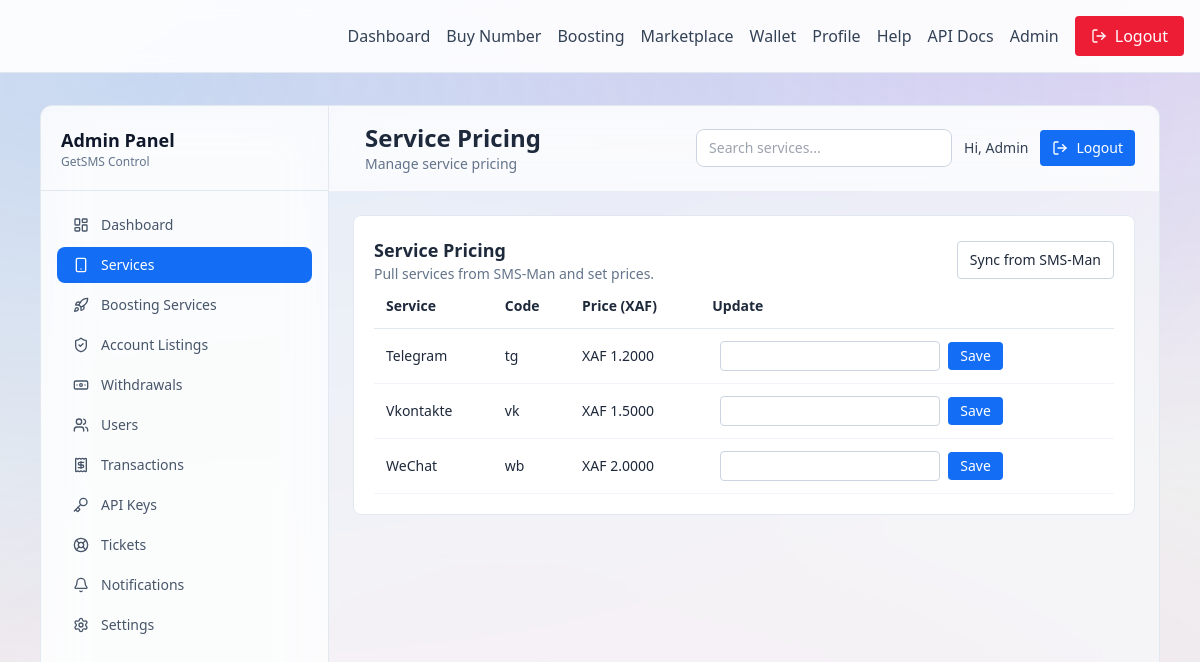
Page /public/admin/services (signed in) on the committed database.
### tables this page shows
CREATE TABLE IF NOT EXISTS users (
    id INT AUTO_INCREMENT PRIMARY KEY,
    name VARCHAR(120) NOT NULL,
    email VARCHAR(180) NOT NULL UNIQUE,
    phone_number VARCHAR(40) NULL,
    country VARCHAR(120) NULL,
    password_hash VARCHAR(255) NOT NULL,
    role ENUM('user','admin') DEFAULT 'user',
    balance DECIMAL(12,2) DEFAULT 0,
    balance_topup DECIMAL(12,2) DEFAULT 0,
    balance_earnings DECIMAL(12,2) DEFAULT 0,
    store_slug VARCHAR(120) NULL UNIQUE,
    store_name VARCHAR(160) NULL,
    store_tagline VARCHAR(220) NULL,
    store_description TEXT NULL,
    profile_image VARCHAR(255) NULL,
    referral_code VARCHAR(24) NULL UNIQUE,
    referred_by INT NULL,
    first_deposit_at DATETIME NULL,
    referral_rewarded TINYINT(1) NOT NULL DEFAULT 0,
    active TINYINT(1) DEFAULT 1,
    created_at TIMESTAMP DEFAULT CURRENT_TIMESTAMP
);

CREATE TABLE IF NOT EXISTS services (
    id INT AUTO_INCREMENT PRIMARY KEY,
    smsman_application_id INT NOT NULL,
    name VARCHAR(120) NOT NULL,
    code VARCHAR(20) NOT NULL,
    price DECIMAL(10,2) NOT NULL DEFAULT 0.00,
    active TINYINT(1) NOT NULL DEFAULT 1,
    UNIQUE KEY uniq_smsman_app (smsman_application_id)
);

### app/helpers.php (called while the page is built, shortened)
<?php
function app_config(): array
{
    static $config = null;
    if (!$config) {
        $config = require __DIR__ . '/config.php';
    }
    return $config;
}
function render(string $view, array $data = []): void
{
    extract($data);
    $config = app_config();
    require __DIR__ . '/views/layout.php';
}
function ensure_public_base_url(string $baseUrl): string
{
    $baseUrl = rtrim($baseUrl, '/');
    return $baseUrl;
}
function url(string $path = ''): string
{
    $config = app_config();
    $base = ensure_public_base_url($config['app']['base_url']);
    $path = ltrim($path, '/');
    return $base . '/' . $path;
}
function current_path(): string
{
    $path = parse_url($_SERVER['REQUEST_URI'], PHP_URL_PATH) ?? '/';
    $basePath = rtrim(dirname($_SERVER['SCRIPT_NAME']), '/');
    if ($basePath && str_starts_with($path, $basePath)) {
        $path = substr($path, strlen($basePath));
    }
    return $path === '' ? '/' : $path;
}
function current_user(): ?array
{
    return $_SESSION['user'] ?? null;
}
function require_auth(): void
{
    $user = current_user();
    $stmt = db()->prepare('SELECT * FROM users WHERE id = ? LIMIT 1');
    $stmt->execute([$user['id']]);
}
function setting(string $name, ?string $default = null): ?string
{
    $stmt = db()->prepare('SELECT value FROM settings WHERE name = ? LIMIT 1');
    $stmt->execute([$name]);
    $row = $stmt->fetch();
    if (!$row) {
        return $default;
    }
    return $row['value'] ?? $default;
}
function convert_usd_to_xaf(float $amount): float
{
    $rateRaw = setting('usd_to_xaf_rate', '1');
    $rate = is_numeric($rateRaw) ? (float)$rateRaw : 1.0;
    return $amount * $rate;
}
function format_xaf(float $amount, int $decimals = 2): string
{
    return number_format(convert_usd_to_xaf($amount), $decimals);
}

### app/controllers/AdminController.php (called while the page is built, shortened)
<?php
class AdminController
{
    private ServiceRepository $services;
    private SettingsRepository $settings;
    public function __construct()
    {
        $this->services = new ServiceRepository();
        $this->settings = new SettingsRepository();
    }
    public function services(): void
    {
        $perPage = 20;
        $page = max(1, (int)($_GET['page'] ?? 1));
        $totalServices = $this->services->countActive();
        $totalPages = max(1, (int)ceil($totalServices / $perPage));
        $offset = ($page - 1) * $perPage;
        $services = $this->services->paginateActive($perPage, $offset);
        $logo = $this->settings->get('logo_path');
        render('admin/services', [
            'title' => 'Manage Services',
            'services' => $services,
            'logo' => $logo,
            'currentPage' => $page,
            'totalPages' => $totalPages,
            'totalServices' => $totalServices,
            'perPage' => $perPage,
        ]);
    }
    private function syncServicesInternal(): ?int
    {
        $config = app_config();
            $client = new SmsManClient($config['smsman']);
            $apps = $client->getApplications(true);
        if (isset($apps['success']) && $apps['success'] === false) {
            return null;
        }
        $priceMap = [];
        $count = $this->services->upsertFromSmsMan($apps, $priceMap);
        $this->settings->set('smsman_services_last_sync', date('c'));
        return $count;
    }
}

### app/db.php (called while the page is built)
<?php
function db(): PDO
{
    static $pdo = null;
    if ($pdo) {
        return $pdo;
    }
    $config = require __DIR__ . '/config.php';
    $db = $config['db'];
    $dsn = sprintf('mysql:host=%s;dbname=%s;charset=%s', $db['host'], $db['name'], $db['charset']);
    $pdo = new PDO($dsn, $db['user'], $db['pass'], [
        PDO::ATTR_ERRMODE => PDO::ERRMODE_EXCEPTION,
        PDO::ATTR_DEFAULT_FETCH_MODE => PDO::FETCH_ASSOC,
    ]);
    return $pdo;
}

### app/repositories/ServiceRepository.php (called while the page is built, shortened)
<?php
class ServiceRepository
{
    public function paginateActive(int $limit, int $offset): array
    {
        $stmt = db()->prepare('SELECT * FROM services WHERE active = 1 AND price > 0 ORDER BY name LIMIT ? OFFSET ?');
        $stmt->bindValue(1, $limit, PDO::PARAM_INT);
        $stmt->bindValue(2, $offset, PDO::PARAM_INT);
        $stmt->execute();
        return $stmt->fetchAll();
    }
}

### app/views/admin/services.php (the view, shortened to what this page needs)
<?php
$sidebarItems = [
    ['label' => 'Dashboard', 'href' => '/admin', 'icon' => 'layout-dashboard'],
    ['label' => 'Services', 'href' => '/admin/services', 'icon' => 'smartphone'],
    ['label' => 'Boosting Services', 'href' => '/admin/boosting-services', 'icon' => 'rocket'],
    ['label' => 'Account Listings', 'href' => '/admin/account-listings', 'icon' => 'shield-check'],
    ['label' => 'Withdrawals', 'href' => '/admin/withdrawals', 'icon' => 'banknote'],
    ['label' => 'Users', 'href' => '/admin/users', 'icon' => 'users'],
    ['label' => 'Transactions', 'href' => '/admin/transactions', 'icon' => 'receipt'],
    ['label' => 'API Keys', 'href' => '/admin/api-keys', 'icon' => 'key'],
    ['label' => 'Tickets', 'href' => '/admin/tickets', 'icon' => 'life-buoy'],
    ['label' => 'Notifications', 'href' => '/admin/notifications', 'icon' => 'bell'],
    ['label' => 'Settings', 'href' => '/admin/settings', 'icon' => 'settings'],
];
$currentPath = current_path();
?>
<div class="flex h-screen bg-slate-50/60 border border-slate-200 rounded-xl overflow-hidden backdrop-blur-xl">
    <aside id="adminSidebar" class="hidden md:flex w-72 bg-white/60 border-r border-slate-200 flex-col h-screen overflow-y-auto fixed md:static inset-y-0 left-0 z-40 backdrop-blur-xl">
        <div class="p-5 border-b border-slate-200 flex items-center justify-between">
            <div>
                <p class="text-lg font-semibold text-slate-900">Admin Panel</p>
                <p class="text-xs text-slate-500">GetSMS Control</p>
            </div>
        </div>
        <nav class="flex-1 p-4 space-y-1 overflow-y-auto">
            <?php foreach ($sidebarItems as $item): ?>
                <?php $isActive = $currentPath === $item['href']; ?>
                <a href="<?= url($item['href']) ?>" class="flex items-center space-x-3 px-4 py-2 rounded-lg text-sm font-medium <?= $isActive ? 'bg-primary text-white' : 'text-slate-600 hover:bg-slate-100' ?>">
                    <i data-lucide="<?= htmlspecialchars($item['icon']) ?>" class="w-4 h-4"></i>
                    <span><?= htmlspecialchars($item['label']) ?></span>
                </a>
            <?php endforeach; ?>
        </nav>
    </aside>
    <div class="flex-1 min-h-0 overflow-y-auto">
        <div class="bg-white/60 border-b border-white/30 px-6 py-4 flex flex-col lg:flex-row lg:items-center lg:justify-between gap-4 sticky top-0 z-10 backdrop-blur-xl">
            <div class="flex items-center space-x-3">
                <div>
                    <h2 class="text-2xl font-semibold">Service Pricing</h2>
                    <p class="text-sm text-slate-500">Manage service pricing</p>
                </div>
            </div>
            <div class="flex flex-col sm:flex-row sm:items-center gap-3">
                <div class="relative">
                    <input type="text" placeholder="Search services..." class="w-64 border border-slate-300 rounded-lg px-3 py-2 text-sm">
                </div>
                <div class="flex items-center space-x-3">
                    <span class="text-sm text-slate-700">Hi, <?= htmlspecialchars(current_user()['name']) ?></span>
                    <form method="post" action="<?= url('/logout') ?>">
                        <button class="bg-primary text-white px-3 py-2 rounded text-sm flex items-center space-x-2">
                            <i data-lucide="log-out" class="w-4 h-4"></i>
                            <span>Logout</span>
                        </button>
                    </form>
                </div>
            </div>
        </div>
        <div class="p-6">
            <section class="bg-white border border-slate-200 rounded-lg p-5">
                <div class="flex items-center justify-between">
                    <div>
                        <h3 class="text-lg font-semibold">Service Pricing</h3>
                        <p class="text-sm text-slate-500">Pull services from SMS-Man and set prices.</p>
                    </div>
                    <form method="post" action="<?= url('/admin/services/sync') ?>">
                        <button class="border border-slate-300 px-3 py-2 rounded text-sm">Sync from SMS-Man</button>
                    </form>
                </div>
                <div class="overflow-x-auto">
                    <table class="w-full text-sm">
                        <thead>
                            <tr class="text-left border-b border-slate-200">
                                <th class="p-3">Service</th>
                                <th class="p-3">Code</th>
                                <th class="p-3">Price (XAF)</th>
                                <th class="p-3">Update</th>
                            </tr>
                        </thead>
                        <tbody>
                            <?php if (!empty($services)): ?>
                                <?php foreach ($services as $service): ?>
                                    <tr class="border-b border-slate-100">
                                        <td class="p-3"><?= htmlspecialchars($service['name']) ?></td>
                                        <td class="p-3"><?= htmlspecialchars($service['code']) ?></td>
                                        <td class="p-3">XAF <?= format_xaf((float)$service['price'], 4) ?></td>
                                        <td class="p-3">
                                            <form method="post" action="<?= url('/admin/price') ?>" class="flex items-center space-x-2">
                                                <input name="price" type="number" step="0.01" class="border border-slate-300 rounded px-2 py-1" required>
                                                <button class="bg-primary text-white px-3 py-1 rounded">Save</button>
                                            </form>
                                        </td>
                                    </tr>
                                <?php endforeach; ?>
                            <?php else: ?>
                                <tr>
                                    <td colspan="4" class="p-6 text-center text-slate-500">No services found.</td>
                                </tr>
                            <?php endif; ?>
                        </tbody>
                    </table>
                </div>
            </section>
        </div>
    </div>
</div>

### rows in the picture
users: role "admin" (drawn), name "Admin"
services: name "Telegram", code "tg", price "1.2000"
services: name "Vkontakte", code "vk", price "1.5000"
services: name "WeChat", code "wb", price "2.0000"

### other values in the picture
$item['label'] "Dashboard"
$item['label'] "Services"
$item['label'] "Boosting Services"
$item['label'] "Account Listings"
$item['label'] "Withdrawals"
$item['label'] "Users"
$item['label'] "Transactions"
$item['label'] "API Keys"
$item['label'] "Tickets"
$item['label'] "Notifications"
$item['label'] "Settings"
